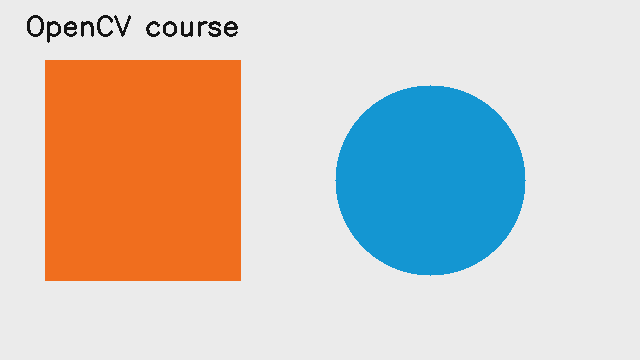
#> input picture opencv/opencv code/data/sample.png, 640 x 360 px; the run also reads 1 picture not shown here
$ jupyter execute --allow-errors 01_environment_check.ipynb   (shell and % lines are left out)
#> lines starting #> are read from the running program, lines starting #| are printed output that depends on the picture; after the words box and inside, x2 and y2 are one past the last pixel; in counts of white or black regions, pixels touching at a corner belong together
# OpenCV 课程环境自检
选择 **Python (OpenCV Course)** 内核，然后点击“运行全部”。以下单元格应全部成功，最后显示原图、灰度图和边缘图。

[cell 1]
import sys
from pathlib import Path
import cv2
import numpy as np
import matplotlib.pyplot as plt
print("Python:", sys.executable)
print("OpenCV:", cv2.__version__)
print("NumPy:", np.__version__)
#> (the rest of this cell did not finish here and is left out)

## Notebook 内联显示
`%matplotlib inline` 只写在 Notebook 单元格中；普通 `.py` 文件使用 `plt.show()`。

[cell 2]
root = Path.cwd()
if not (root / "data").exists():
    root = root.parent
path = root / "data" / "sample.png"
img = cv2.imdecode(np.fromfile(str(path), dtype=np.uint8), cv2.IMREAD_COLOR)
#> img is the input picture: shape (360, 640, 3); mean B, G, R 192.1, 199.7, 208.2
assert img is not None
gray = cv2.cvtColor(img, cv2.COLOR_BGR2GRAY)
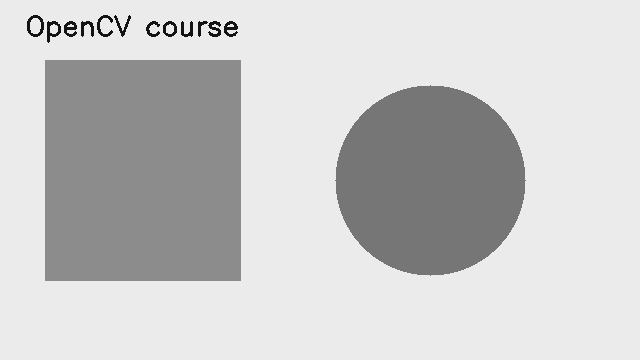
#> gray: shape (360, 640); min 20, max 235, mean 201.4
edges = cv2.Canny(gray, 80, 160)
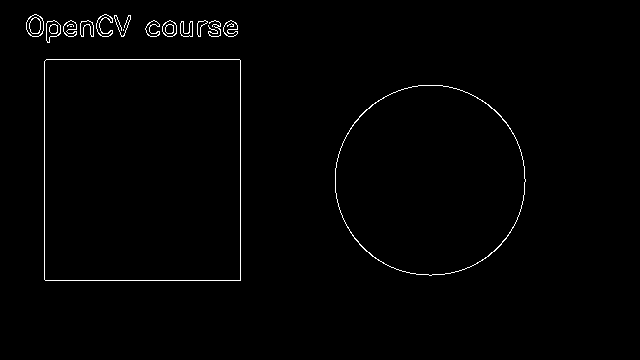
#> edges: shape (360, 640); 1% white in thin lines or dots, all inside (x1, y1, x2, y2) = (26, 14, 526, 281)
fig, axes = plt.subplots(1, 3, figsize=(12, 4))
for ax, image, title in zip(axes, [cv2.cvtColor(img, cv2.COLOR_BGR2RGB), gray, edges], ["RGB", "Gray", "Edges"]):
    ax.imshow(image, cmap="gray" if image.ndim == 2 else None)
    ax.set_title(title)
    ax.axis("off")
#> this loop made 3 passes
#> title on passes 1 to 3: 'RGB', 'Gray', 'Edges'
plt.tight_layout()
plt.show()
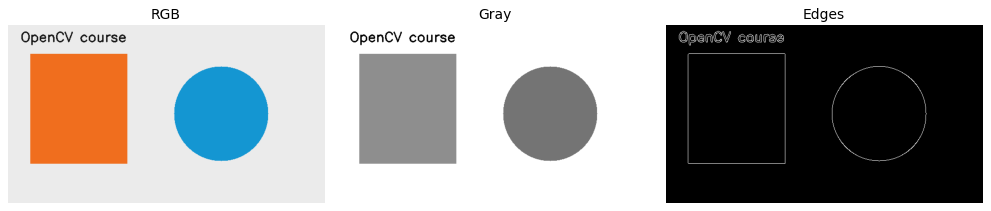
#> figure drawn by matplotlib, 3 panels

## 常用算法和中文路径验证

[cell 3]
p = root / "data" / "中文路径测试.png"
assert cv2.imdecode(np.fromfile(str(p), dtype=np.uint8), cv2.IMREAD_COLOR) is not None
contours = cv2.findContours(edges, cv2.RETR_EXTERNAL, cv2.CHAIN_APPROX_SIMPLE)[-2]
#> contours = 15 contours, 3 with area under 20; largest, box (x1, y1, x2, y2) and area: (44, 59, 241, 281) 43313, (335, 85, 526, 276) 28386, (26, 14, 44, 37) 305, (46, 20, 61, 43) 214, (162, 20, 177, 37) 180
keypoints, descriptors = cv2.SIFT_create().detectAndCompute(gray, None)
#> keypoints = 123 keypoints; strongest (x, y, size): (231, 25, 2.3), (129, 17, 2.3), (115, 17, 2), (158, 33, 2.3)
print("Contours:", len(contours), "SIFT keypoints:", len(keypoints))
#| Contours: 15 SIFT keypoints: 123
print("ALL CHECKS PASSED")
